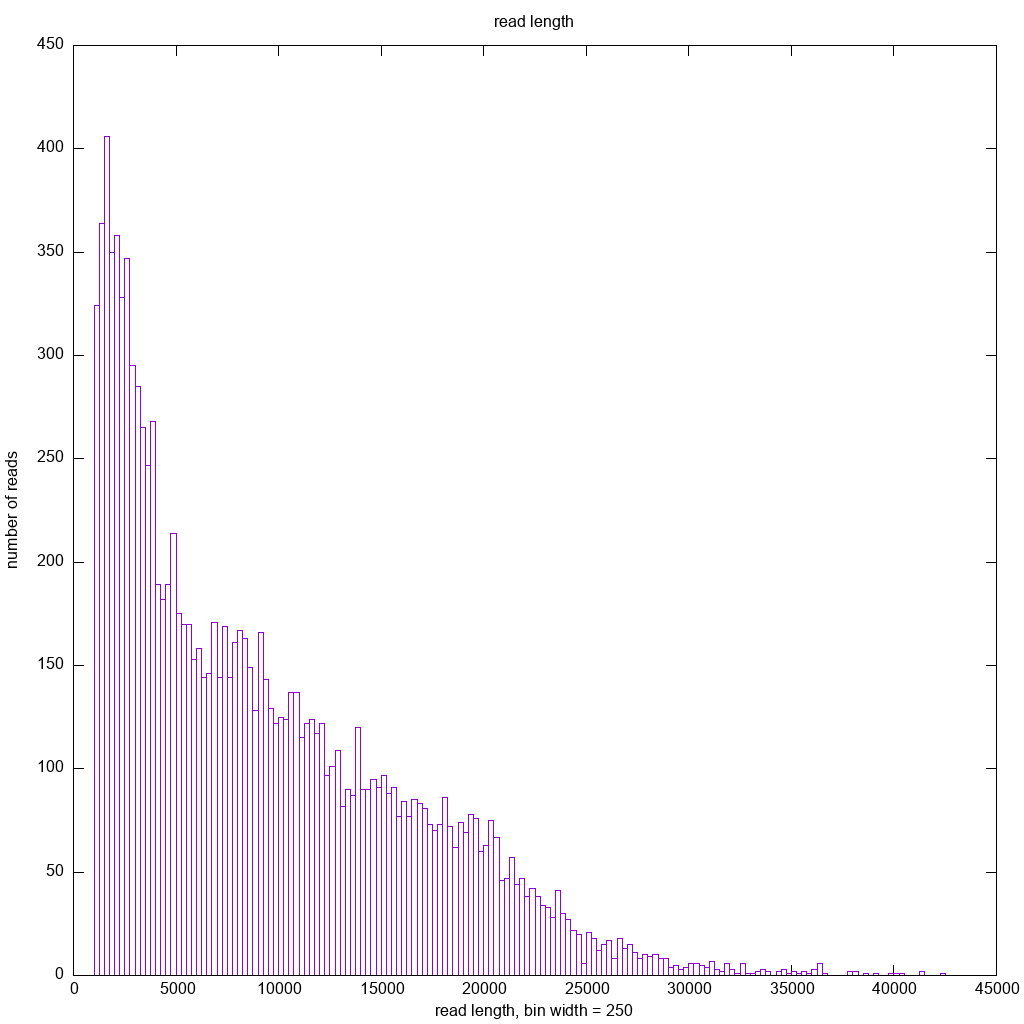

gnuplot code for this plot:
set title 'read length'
set xlabel 'read length, bin width = 250'
set ylabel 'number of reads'

binwidth=250
set boxwidth binwidth
bin(x,width) = width*floor(x/width) + binwidth/2.0

set terminal png size 1024,1024
set output './ecoli.seqStore/readlengths-cor.png'
plot [] './ecoli.seqStore/readlengths-cor.dat' using (bin($1,binwidth)):(1.0) smooth freq with boxes title ''
